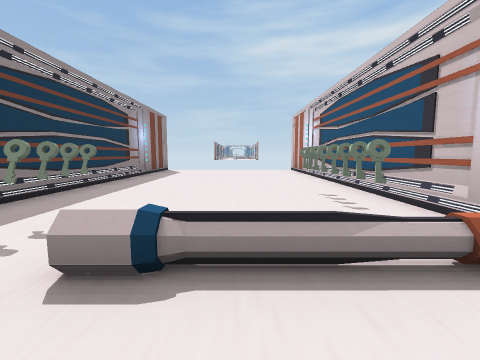
View 1 (above)

15 first-person views from a walk through a 3-D level made in the Unity game engine. The camera is 1.5 m above the floor, tilts 6° down and sees 90° across. The floor is counted in squares, 2.13 m on a side. Each view is taken from the middle of a square. On the plan, view 1 faces up. The plan holds only what a view shows up to about 9 squares ahead; the rest is blank. The place goes on beyond the plan. The player is left out. Some animated figures are not drawn.

View 2
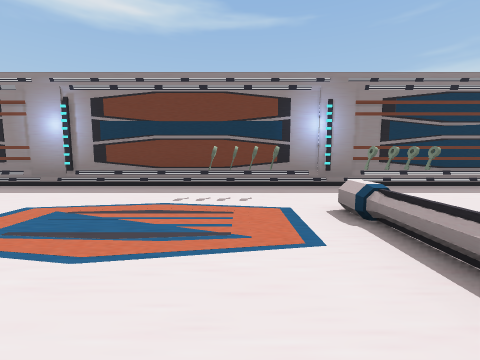

View 3
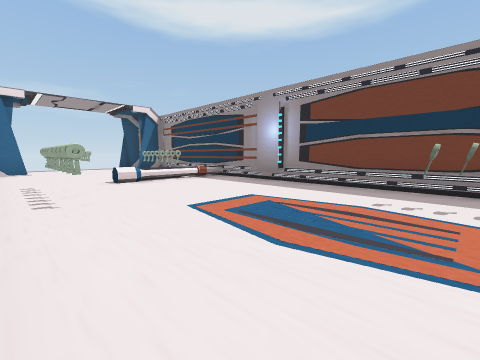

View 4
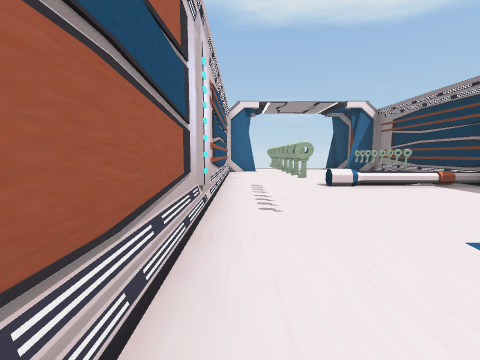

View 5
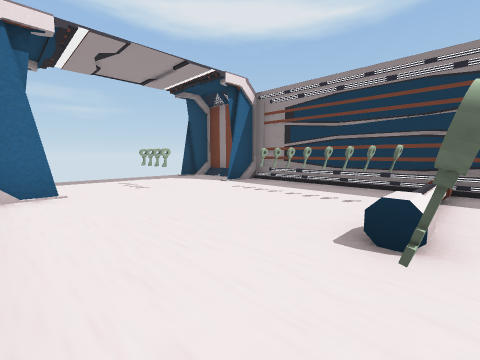

View 6
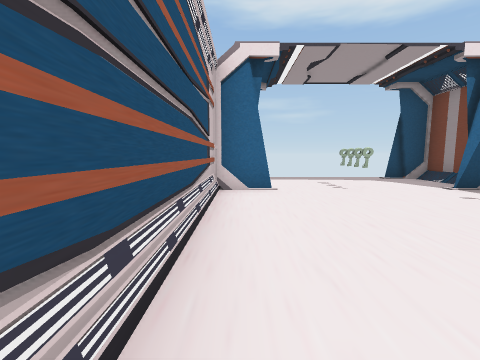

View 7
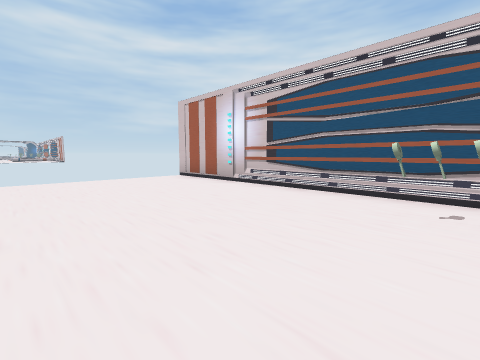

View 8
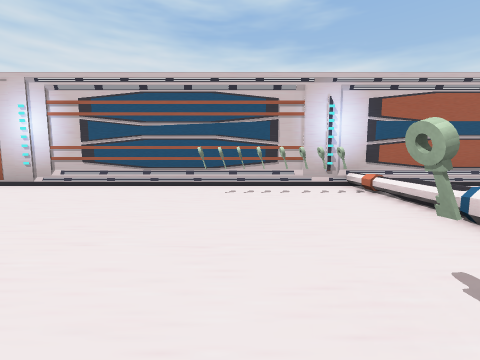

View 9
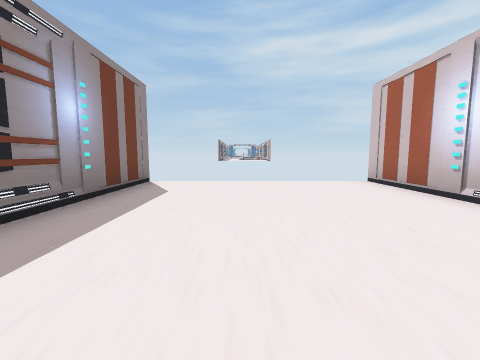

View 10
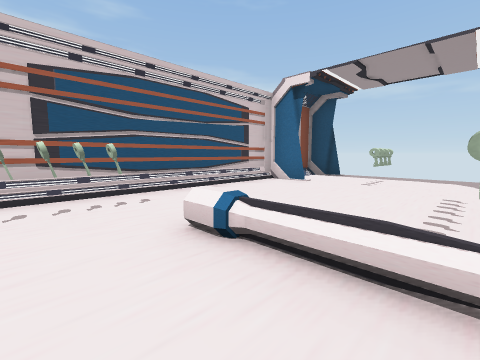

View 11
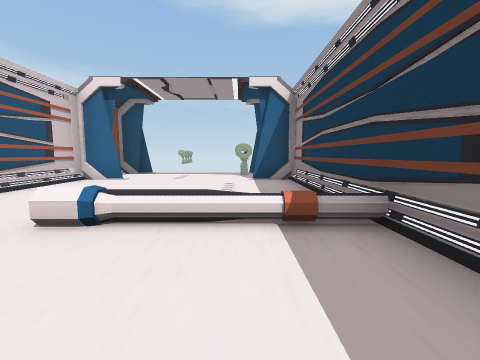

View 12
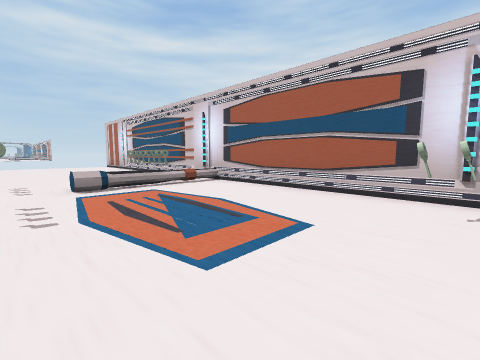

View 13
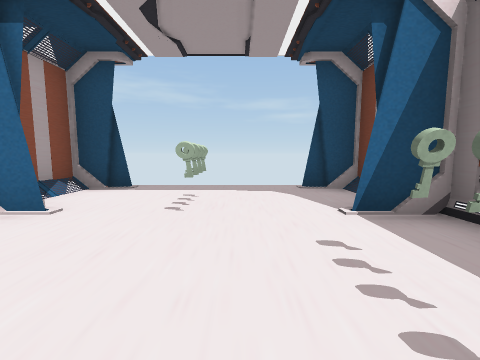

View 14
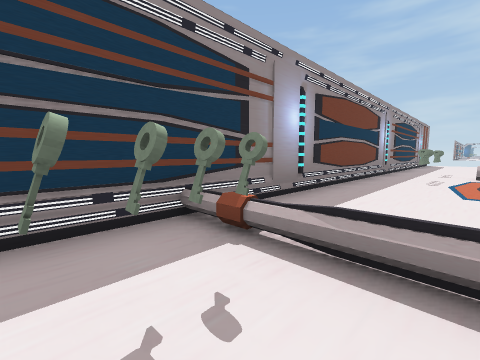

View 15
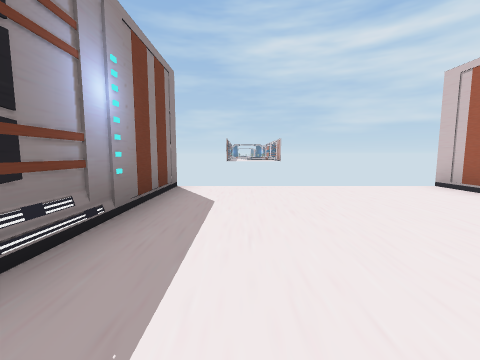

### Floor plan
Points are (right, up) in squares from view 1. A wall is a line through its corners. A room is listed if a view was taken in it or the views show most of it. See-through windows are left out.
Room 1 (views 1, 2, 3, 4, 5, 6, 7, 8, 9, 10, 11, 12, 13, 14, 15)
walls: (1.4, -10.8) (2.5, -10.8); (-3.5, -10.8) (-2.4, -10.8); (1.6, -13) (2.5, -13) (2.5, 11.5); (1.4, -13.2) (2, -13.2); (-3, -13.2) (-2.4, -13.2); (-3.5, 11.5) (-3.5, -13) (-2.8, -13)
objects: other object (-2, -9); key (-2, -8); key (-2, -7); other object (-2, 0); other object (-2, 1); key (-2, 2); key (-2, 3); other object (-1, 1) to (2, 1); other object (0, -12); key (0, -11); other object (0, -6); key (1, -6); other object (1, -5); other object (1, -4); key (1, 2); key (1, 3); key (1, 4); key (1, 5)

Where each view was taken, in squares from view 1:
view 1: 0 up, 0 right, facing up
view 2: 0 up, 2 right, facing left
view 3: 0 up, 2 right, facing down-left
view 4: 1 down, 2 right, facing down
view 5: 6 down, 2 right, facing down-left
view 6: 6 down, 2 right, facing down
view 7: 4 up, 2 left, facing up-right
view 8: 4 up, 3 left, facing right
view 9: 5 up, 1 left, facing up
view 10: 5 down, 2 left, facing down-right
view 11: 4 down, 2 left, facing down
view 12: 4 down, 2 left, facing up-right
view 13: 8 down, 1 left, facing down
view 14: 8 down, 1 left, facing up-left
view 15: 6 up, 2 left, facing up
